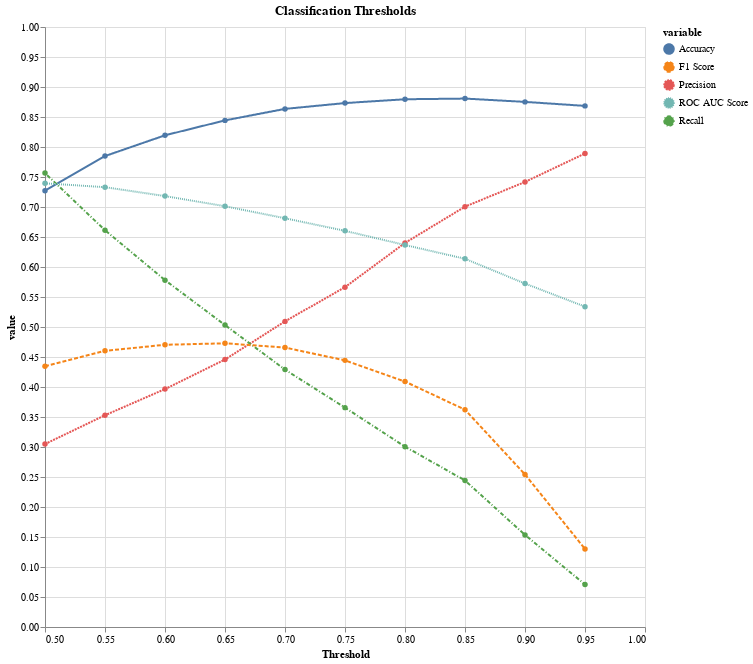

Notebook cell for this chart:
### Code cell
jUtils.classThres(Y=yVal,X=tfVal,model=rf)

### Figure 1 — Vega-Lite specification as saved in the notebook (floating-point values rounded to 4 significant figures)
{"config": {"view": {"continuousWidth": 400, "continuousHeight": 300}}, "data": {"name": "data-c9e6b349131f88512d4f5fc8305a505a"}, "mark": {"type": "line", "point": {}}, "encoding": {"color": {"field": "variable", "type": "nominal"}, "strokeDash": {"field": "variable", "type": "nominal"}, "tooltip": [{"field": "variable", "type": "nominal"}, {"field": "Threshold", "type": "quantitative"}, {"field": "value", "type": "quantitative"}], "x": {"field": "Threshold", "scale": {"domain": [0.5, 1.0]}, "type": "quantitative"}, "y": {"field": "value", "scale": {"domain": [0.0, 1.0]}, "type": "quantitative"}}, "height": 600, "title": "Classification Thresholds", "width": 600, "$schema": "https://vega.github.io/schema/vega-lite/v4.17.0.json", "datasets": {"data-c9e6b349131f88512d4f5fc8305a505a": [{"Threshold": 0.5, "variable": "Accuracy", "value": 0.7271}, {"Threshold": 0.55, "variable": "Accuracy", "value": 0.7849}, {"Threshold": 0.6, "variable": "Accuracy", "value": 0.8195}, {"Threshold": 0.65, "variable": "Accuracy", "value": 0.8444}, {"Threshold": 0.7, "variable": "Accuracy", "value": 0.8635}, {"Threshold": 0.75, "variable": "Accuracy", "value": 0.8732}, {"Threshold": 0.8, "variable": "Accuracy", "value": 0.8796}, {"Threshold": 0.85, "variable": "Accuracy", "value": 0.8807}, {"Threshold": 0.9, "variable": "Accuracy", "value": 0.8752}, {"Threshold": 0.95, "variable": "Accuracy", "value": 0.8685}, {"Threshold": 0.5, "variable": "Precision", "value": 0.305}, {"Threshold": 0.55, "variable": "Precision", "value": 0.3529}, {"Threshold": 0.6, "variable": "Precision", "value": 0.3965}, {"Threshold": 0.65, "variable": "Precision", "value": 0.4458}, {"Threshold": 0.7, "variable": "Precision", "value": 0.5094}, {"Threshold": 0.75, "variable": "Precision", "value": 0.5664}, {"Threshold": 0.8, "variable": "Precision", "value": 0.6401}, {"Threshold": 0.85, "variable": "Precision", "value": 0.7006}, {"Threshold": 0.9, "variable": "Precision", "value": 0.7418}, {"Threshold": 0.95, "variable": "Precision", "value": 0.7892}, {"Threshold": 0.5, "variable": "Recall", "value": 0.7565}, {"Threshold": 0.55, "variable": "Recall", "value": 0.6613}, {"Threshold": 0.6, "variable": "Recall", "value": 0.5781}, {"Threshold": 0.65, "variable": "Recall", "value": 0.5033}, {"Threshold": 0.7, "variable": "Recall", "value": 0.429}, {"Threshold": 0.75, "variable": "Recall", "value": 0.3656}, {"Threshold": 0.8, "variable": "Recall", "value": 0.3006}, {"Threshold": 0.85, "variable": "Recall", "value": 0.2442}, {"Threshold": 0.9, "variable": "Recall", "value": 0.1534}, {"Threshold": 0.95, "variable": "Recall", "value": 0.07089}, {"Threshold": 0.5, "variable": "F1 Score", "value": 0.4347}, {"Threshold": 0.55, "variable": "F1 Score", "value": 0.4603}, {"Threshold": 0.6, "variable": "F1 Score", "value": 0.4704}, {"Threshold": 0.65, "variable": "F1 Score", "value": 0.4728}, {"Threshold": 0.7, "variable": "F1 Score", "value": 0.4657}, {"Threshold": 0.75, "variable": "F1 Score", "value": 0.4444}, {"Threshold": 0.8, "variable": "F1 Score", "value": 0.4091}, {"Threshold": 0.85, "variable": "F1 Score", "value": 0.3622}, {"Threshold": 0.9, "variable": "F1 Score", "value": 0.2543}, {"Threshold": 0.95, "variable": "F1 Score", "value": 0.1301}, {"Threshold": 0.5, "variable": "ROC AUC Score", "value": 0.7394}, {"Threshold": 0.55, "variable": "ROC AUC Score", "value": 0.7331}, {"Threshold": 0.6, "variable": "ROC AUC Score", "value": 0.7182}, {"Threshold": 0.65, "variable": "ROC AUC Score", "value": 0.7013}, {"Threshold": 0.7, "variable": "ROC AUC Score", "value": 0.6812}, {"Threshold": 0.75, "variable": "ROC AUC Score", "value": 0.6603}, {"Threshold": 0.8, "variable": "ROC AUC Score", "value": 0.6367}, {"Threshold": 0.85, "variable": "ROC AUC Score", "value": 0.6137}, {"Threshold": 0.9, "variable": "ROC AUC Score", "value": 0.5724}, {"Threshold": 0.95, "variable": "ROC AUC Score", "value": 0.5339}]}}
